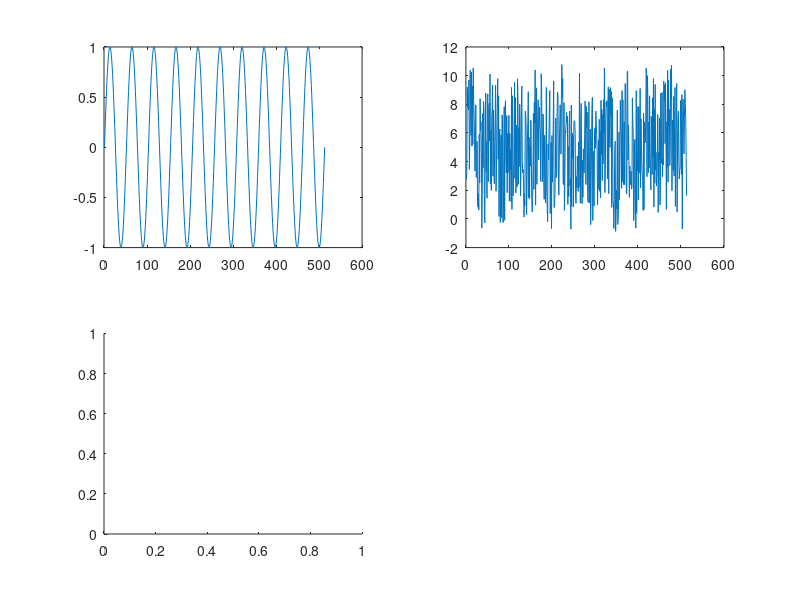

Recreate this plot in MATLAB. (Note: this script raises an error after producing the figure.)
fm = 512;
t=0:1/fm:1;

freq= 10;
signal = 1*sin(2*pi*freq.*t);
signal_w = 1*sin(2*pi*freq.*t)+10*rand(1,length(t));


subplot(2,2,1)
plot(signal);
subplot(2,2,2)
plot(signal_w)
subplot(2,2,3)
stem(8:2:30, calculo_espectro(signal, fm));
subplot(2,2,4)
stem(8:2:30, calculo_espectro(signal_w, fm));